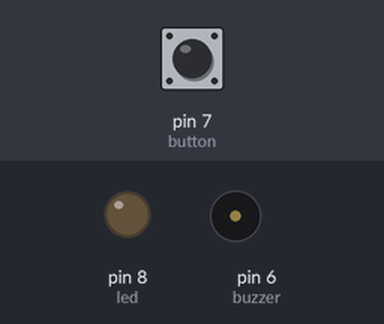
Recording of a sketch running on a simulated Arduino Uno, built with avr-gcc and run on an emulated ATmega328P. Parts: output pins drawn as LEDs (lit = HIGH), buzzer (waves = sounding, pin HIGH). The inputs (shaded band) are chosen by the test bench; at power-on: pin 7 (button) LOW.

Above: at 1.2 s.
1.3 s: pin 7 (button) pulled HIGH for 0.15 s
At 1.4 s:
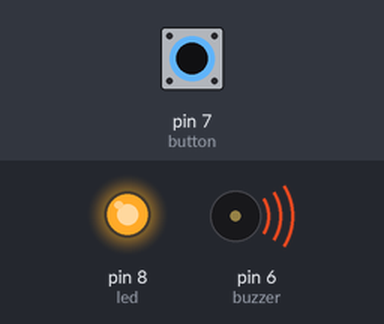
3.0 s: pin 7 (button) pulled HIGH for 3.2 s
At 6.5 s:
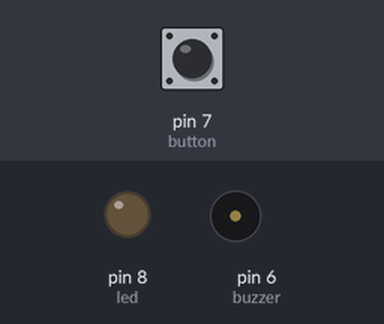
Timing chart, 0 to 8.0 s (numbered marks = the images above; inputs shaded):
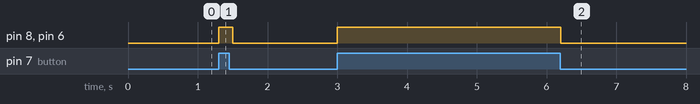

The sketch:

w_1.2_Buzzer___LED_ON_when_button_is_released_and_OFF_when_b.ino
```cpp
int button = 7;
int buttonstatus = 0;
int vout = 0;
int buzzer = 6;
int led = 8;


void setup() {
  pinMode(button, INPUT);
  pinMode(buzzer, OUTPUT);
  pinMode(led, OUTPUT);
}


void loop() {
  digitalWrite(buzzer, LOW);               //if change both of this to HIGH, the LED's will ON when button is released, and OFF when button is pressed
  digitalWrite(led, LOW);                  //both the LED and buzzer is off initially

  buttonstatus = digitalRead(button);      //reads the status of the button

  if(buttonstatus == HIGH){                //if they read that the button status is "HIGH", meaning that it's pressed,
    digitalWrite(buzzer, HIGH);            //ON the buzzer and the LED
    digitalWrite(led, HIGH);
  }
  delay(100);                              //can turn the LED's ON & OFF faster when delay is lower
}

   // LED ON's when button is pressed. However, need to hold the button in roder for the LED to remain ON.
   // Once button is released, LED will OFF
   // coding same as Flow 2.2
```

Measured:
- after the input at 1.3 s, pin 8 (led), pin 6 (buzzer): LOW → HIGH at once, → LOW 0.20 s later
- after the input at 3.0 s, pin 8 (led), pin 6 (buzzer): LOW → HIGH at once, → LOW 3.2 s later
